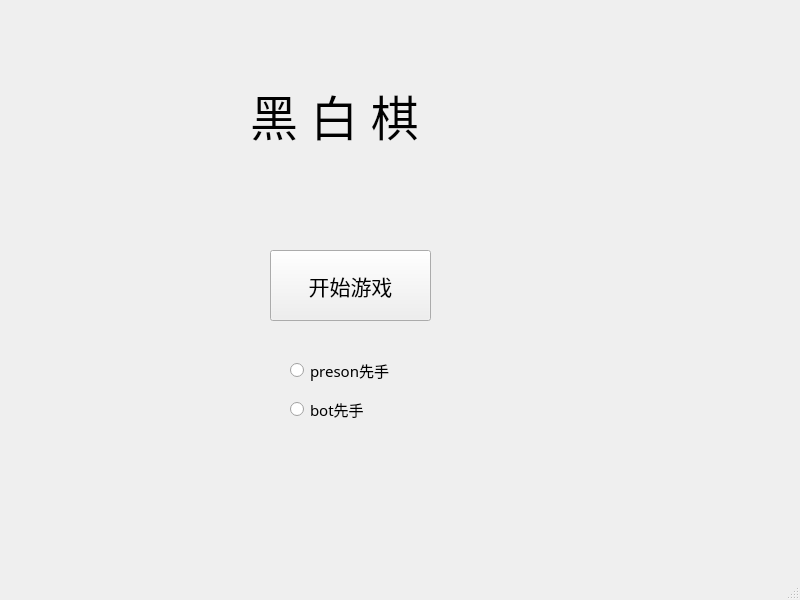
<?xml version="1.0" encoding="UTF-8"?>
<ui version="4.0">
 <class>MainWindow</class>
 <widget class="QMainWindow" name="MainWindow">
  <property name="geometry">
   <rect>
    <x>0</x>
    <y>0</y>
    <width>800</width>
    <height>600</height>
   </rect>
  </property>
  <property name="windowTitle">
   <string>MainWindow</string>
  </property>
  <widget class="QWidget" name="centralwidget">
   <widget class="QPushButton" name="pushButton">
    <property name="geometry">
     <rect>
      <x>270</x>
      <y>250</y>
      <width>161</width>
      <height>71</height>
     </rect>
    </property>
    <property name="font">
     <font>
      <family>微软雅黑</family>
      <pointsize>16</pointsize>
     </font>
    </property>
    <property name="text">
     <string>开始游戏</string>
    </property>
   </widget>
   <widget class="QRadioButton" name="radioButton">
    <property name="geometry">
     <rect>
      <x>290</x>
      <y>360</y>
      <width>131</width>
      <height>21</height>
     </rect>
    </property>
    <property name="font">
     <font>
      <family>微软雅黑</family>
      <pointsize>11</pointsize>
     </font>
    </property>
    <property name="text">
     <string>preson先手</string>
    </property>
   </widget>
   <widget class="QRadioButton" name="radioButton_2">
    <property name="geometry">
     <rect>
      <x>290</x>
      <y>400</y>
      <width>115</width>
      <height>19</height>
     </rect>
    </property>
    <property name="font">
     <font>
      <family>微软雅黑</family>
      <pointsize>11</pointsize>
     </font>
    </property>
    <property name="text">
     <string>bot先手</string>
    </property>
   </widget>
   <widget class="QLabel" name="label">
    <property name="geometry">
     <rect>
      <x>250</x>
      <y>70</y>
      <width>241</width>
      <height>91</height>
     </rect>
    </property>
    <property name="font">
     <font>
      <family>微软雅黑</family>
      <pointsize>36</pointsize>
     </font>
    </property>
    <property name="text">
     <string>黑 白 棋</string>
    </property>
   </widget>
  </widget>
  <widget class="QMenuBar" name="menubar">
   <property name="geometry">
    <rect>
     <x>0</x>
     <y>0</y>
     <width>800</width>
     <height>26</height>
    </rect>
   </property>
  </widget>
  <widget class="QStatusBar" name="statusbar"/>
 </widget>
 <resources/>
 <connections/>
</ui>
